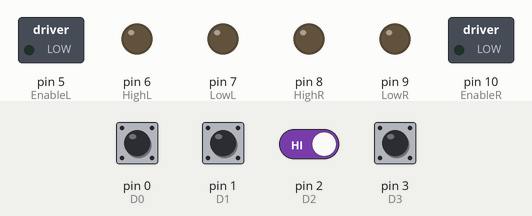
Bench run of a sketch on a simulated Arduino Mega 2560, built with avr-gcc and run on an emulated ATmega2560. On the bench: switched loads named in the sketch (green lamp = pin HIGH), output pins drawn as LEDs (lit = HIGH). Inputs (shaded band) come from the test bench; at power-on: pin 0 (D0), pin 1 (D1), pin 2 (D2), pin 3 (D3) HIGH. At 9.4 s the program stops and its outputs stay as they are.

Above: at 1.2 s.
1.3 s: pin 0 (D0) pulled LOW for 0.15 s
At 2.3 s:
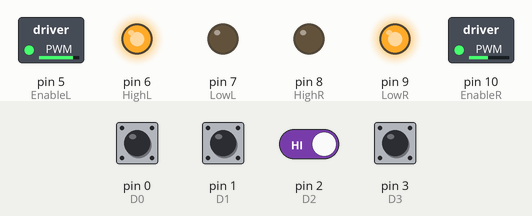
2.9 s: pin 0 (D0) driven LOW and pin 2 (D2) driven LOW
At 3.6 s:
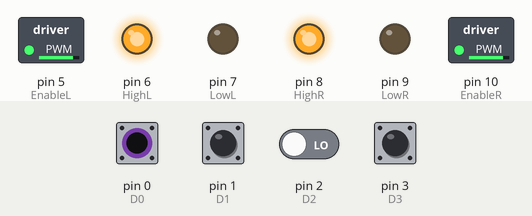
At 6.3 s:
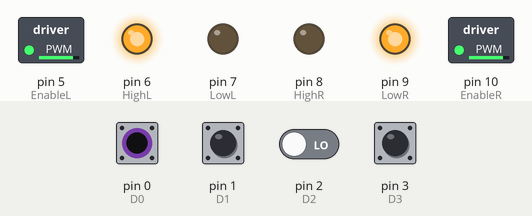
Timing chart, 0 to 10.9 s (numbered marks = the images above; inputs shaded):
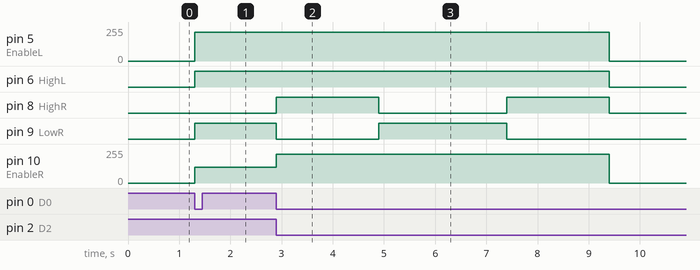

The sketch:

AUTONOME.ino
```cpp
const int EnableL = 5;
const int HighL = 6;       // LEFT SIDE MOTOR
const int LowL =7;

const int EnableR = 10;
const int HighR = 8;       //RIGHT SIDE MOTOR
const int LowR =9;

const int D0 = 0;       //Raspberry pin 21    LSB
const int D1 = 1;       //Raspberry pin 22
const int D2 = 2;       //Raspberry pin 23
const int D3 = 3;       //Raspberry pin 24    MSB

int a,b,c,d,data;

const int vitesse = 215;

const int vitesseRot1 = 120;
const int vitesseRot2 = 80;
const int vitesseRot3 = 50;


void setup() {

pinMode(EnableL, OUTPUT);
pinMode(HighL, OUTPUT);
pinMode(LowL, OUTPUT);


pinMode(EnableR, OUTPUT);
pinMode(HighR, OUTPUT);
pinMode(LowR, OUTPUT);

pinMode(D0, INPUT_PULLUP);
pinMode(D1, INPUT_PULLUP);
pinMode(D2, INPUT_PULLUP);
pinMode(D3, INPUT_PULLUP);


}

void Data()
{
   a = digitalRead(D0);
   b = digitalRead(D1);
   c = digitalRead(D2);
   d = digitalRead(D3);

   data = 8*d+4*c+2*b+a;
}

void Forward()
{
  digitalWrite(HighL, HIGH);
  digitalWrite(LowL, LOW);
  analogWrite(EnableL,vitesse);

  digitalWrite(HighR, HIGH);
  digitalWrite(LowR, LOW);
  analogWrite(EnableR,vitesse);

}


void Backward()
{
  digitalWrite(HighL, LOW);
  digitalWrite(LowL, HIGH);
  analogWrite(EnableL,vitesse);

  digitalWrite(HighR, LOW);
  digitalWrite(LowR, HIGH);
  analogWrite(EnableR,vitesse);

}

void Stop()
{
  digitalWrite(HighL, LOW);
  digitalWrite(LowL, LOW);
  analogWrite(EnableL,0);

  digitalWrite(HighR, LOW);
  digitalWrite(LowR, LOW);
  analogWrite(EnableR,0);

}

void Right()
{
  digitalWrite(HighL, LOW);
  digitalWrite(LowL, HIGH);
  analogWrite(EnableL,vitesseRot1);

  digitalWrite(HighR, HIGH);
  digitalWrite(LowR, LOW);
  analogWrite(EnableR,vitesse);

}

void Right1()
{
  digitalWrite(HighL, LOW);
  digitalWrite(LowL, HIGH);
  analogWrite(EnableL,225);

  digitalWrite(HighR, HIGH);
  digitalWrite(LowR, LOW);
  analogWrite(EnableR,vitesse);

}

void Left()
{
  digitalWrite(HighL, HIGH);
  digitalWrite(LowL, LOW);
  analogWrite(EnableL,vitesse);

  digitalWrite(HighR, LOW);
  digitalWrite(LowR, HIGH);
  analogWrite(EnableR,vitesseRot1);

}

void Left1()
{
  digitalWrite(HighL, HIGH);
  digitalWrite(LowL, LOW);
  analogWrite(EnableL,225);

  digitalWrite(HighR, HIGH);
  digitalWrite(LowR, LOW);
  analogWrite(EnableR,0);

}

void Left2()
{
  digitalWrite(HighL, HIGH);
  digitalWrite(LowL, LOW);
  analogWrite(EnableL,vitesse);

  digitalWrite(HighR, LOW);
  digitalWrite(LowR, HIGH);
  analogWrite(EnableR,vitesse);

}


void Parking(){
  Forward();
  delay(2000);
  Left2();
  delay(2500);
  Forward();
  delay(2000);
  Stop();

}


void loop()
{
  Data();

  if(data==1)
   {
     Right();
   }

  else if(data==2)
   {
     Right();
   }

  else if(data==3)
   {
     Right();
   }

  else if(data==4)
   {
     Left();
   }

  else if(data==5)
   {
     Left();
   }

  else if(data==6)
   {
     Left1();
   }
   else if (data == 14 )
   {
     Left();
   }

  else if (data == 7)
   {
     Left();
   }
   else if (data == 10){
     Parking();
     exit(0);
   }
 }
```

Measured:
- after the input at 1.3 s, pin 5 (EnableL): 0/255 → 215/255 at once; pin 6 (HighL), pin 9 (LowR): LOW → HIGH at once; pin 10 (EnableR): 0/255 → 120/255 at once
- after the input at 2.9 s, pin 5 (EnableL): 215/255 → 0/255 after 6.5 s; pin 6 (HighL): HIGH → LOW after 6.5 s; pin 8 (HighR): alternates HIGH for 2.0 s and LOW for 2.5 s, starting at once; pin 9 (LowR): HIGH → LOW at once, → HIGH 2.0 s later, → LOW 2.5 s later; pin 10 (EnableR): 120/255 → 215/255 at once, → 0/255 6.5 s later
